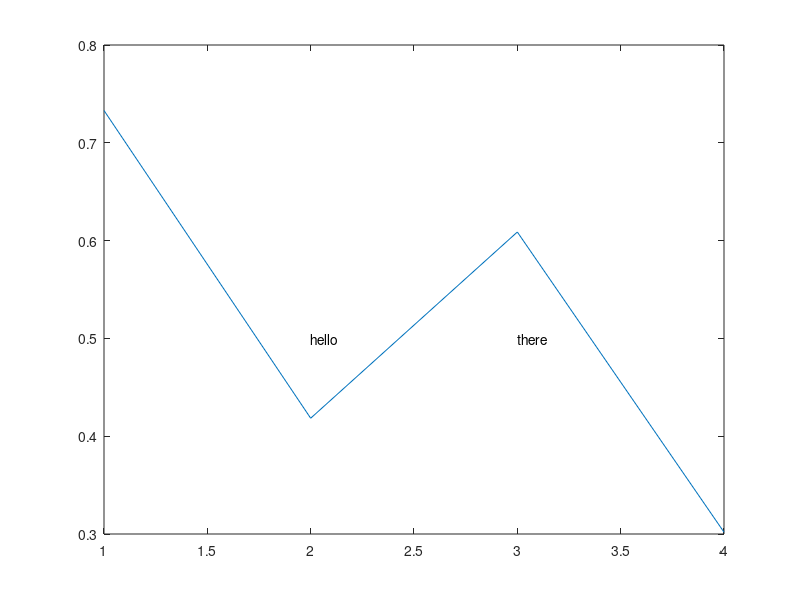

The MATLAB source for this figure:
% Regression test function (black blox) for FreeMat v svn
% This function is autogenerated by helpgen.
function bbtest_success = bbtest_text
  bbtest_success = 1;
NumErrors = 0;
try
  plot(rand(1,4))

catch
  NumErrors = NumErrors + 1;
end
try
  text([2,3],[0.5,0.5],{'hello','there'})

catch
  NumErrors = NumErrors + 1;
end
try
  mprint text1

catch
  NumErrors = NumErrors + 1;
end
if (NumErrors ~= 0) bbtest_success = 0; return; end
NumErrors = 0;
try
  plot(rand(1,4))

catch
  NumErrors = NumErrors + 1;
end
try
  text([2,3],[0.5,0.5],{'hello','there'},'fontsize',20)

catch
  NumErrors = NumErrors + 1;
end
try
  mprint text2

catch
  NumErrors = NumErrors + 1;
end
if (NumErrors ~= 0) bbtest_success = 0; return; end
